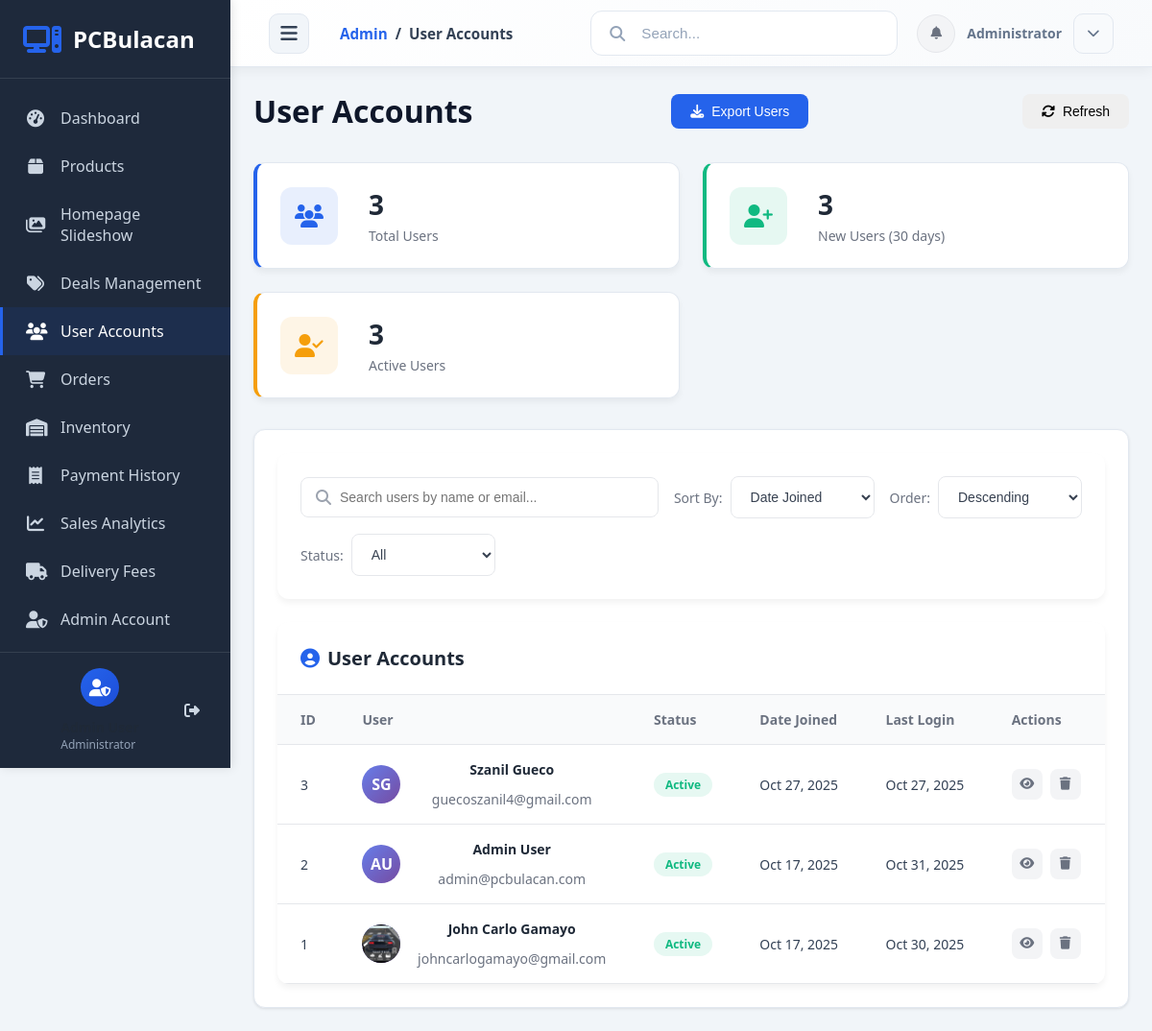
The page /dashboard/users/ (signed in) on the database as committed earlier.
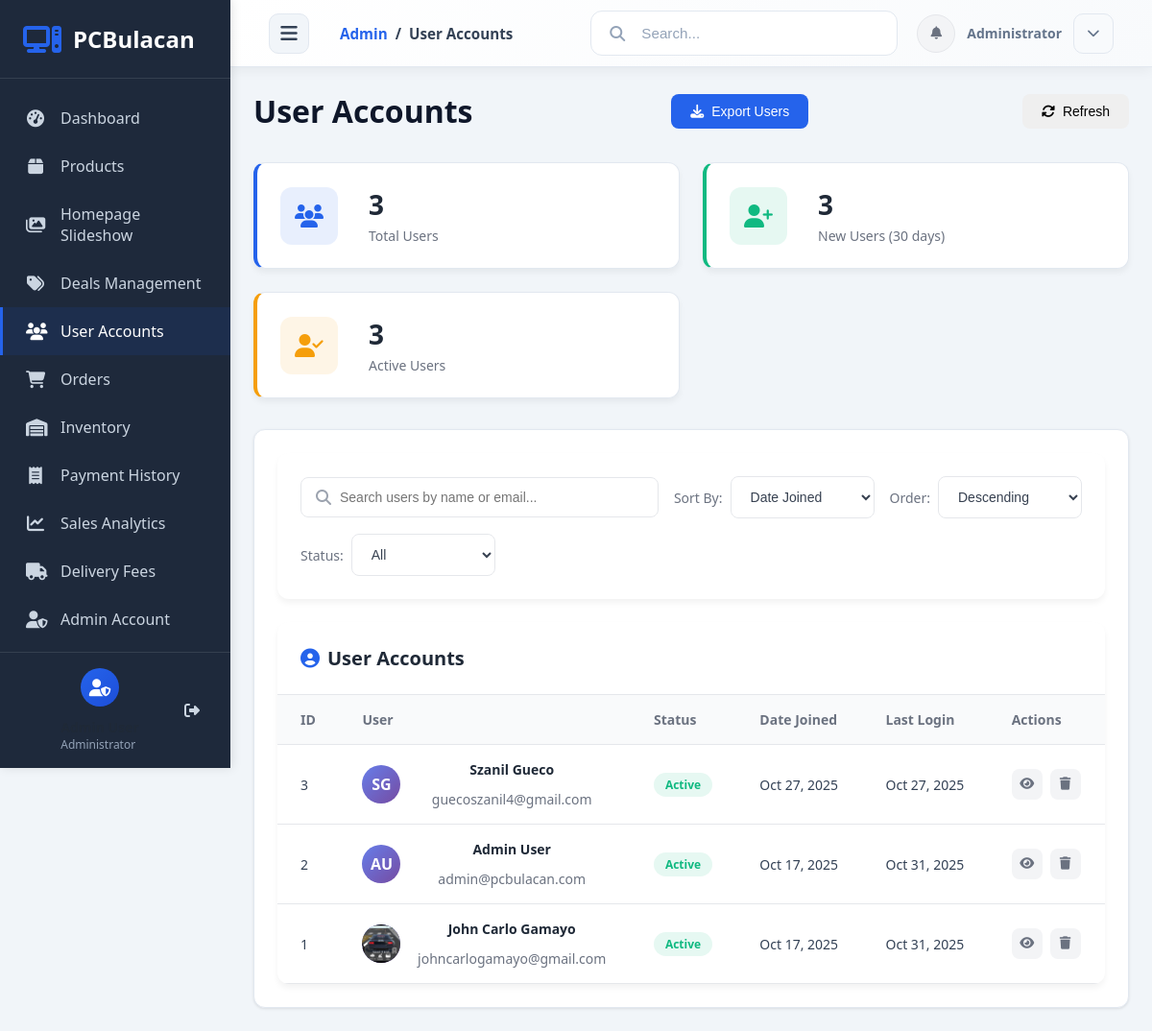
The same page on the database as committed later.
### accounts/models.py (models this page shows, shortened)
class User(AbstractUser):
    username = None
    email = models.EmailField(_('email address'), unique=True)
    phone = models.CharField(max_length=20, blank=True, null=True)
    address = models.TextField(blank=True, null=True)
    city = models.CharField(max_length=100, blank=True, null=True)
    state = models.CharField(max_length=100, blank=True, null=True)
    zip_code = models.CharField(max_length=10, blank=True, null=True)
    profile_picture = models.ImageField(upload_to='profile_pictures/', blank=True, null=True)
    USERNAME_FIELD = 'email'
    REQUIRED_FIELDS = ['first_name', 'last_name']
    objects = UserManager()
    class Meta:
        db_table = 'accounts_user'
        verbose_name = 'User'
        verbose_name_plural = 'Users'
        ordering = ['-date_joined']
    def get_full_name(self):
        full_name = f'{self.first_name} {self.last_name}'
        return full_name.strip()

### dashboard/views.py (the view)
# urls.py: path('users/', views.manage_users, name='manage_users'),
@staff_member_required
def manage_users(request):
    from datetime import datetime, timedelta
    from django.db.models import Count, Sum, Q
    users = User.objects.all().order_by('-date_joined')
    total_users = users.count()
    thirty_days_ago = datetime.now() - timedelta(days=30)
    new_users_30days = users.filter(date_joined__gte=thirty_days_ago).count()
    active_users = users.filter(is_active=True).count()
    context = {
        'users': users,
        'total_users': total_users,
        'new_users_30days': new_users_30days,
        'active_users': active_users,
    }
    return render(request, 'dashboard/manage_users.html', context)

### orders/context_processors.py (called while the page is built)
def cart_context(request):
    if request.user.is_authenticated:
        cart, created = Cart.objects.get_or_create(user=request.user)
        return {
            'cart': cart,
            'cart_count': cart.total_items
        }
    return {
        'cart': None,
        'cart_count': 0
    }

### orders/models.py (called while the page is built)
    @property
    def total_items(self):
        return sum(item.quantity for item in self.items.all())

### templates/dashboard/manage_users.html (shortened to what the changed rows need)
{% extends 'admin_base.html' %}
{% load static %}
{% block content %}
<div class="admin-content">
    <div class="dashboard-wrapper">
            <div class="dashboard-header-section">
                <h1 class="dashboard-title">User Accounts</h1>
            </div>
            <div class="dashboard-card">
                <div class="card-body">
                    <div class="users-table-container">
                        <div class="users-table-header">
                            <h2 class="users-table-title">
                                <i class="fas fa-user-circle"></i> User Accounts
                            </h2>
                        </div>
                        <div class="table-responsive">
                            {% if users %}
                            <table class="users-table">
                                <thead>
                                    <tr>
                                        <th>ID</th>
                                        <th>User</th>
                                        <th>Status</th>
                                        <th>Date Joined</th>
                                        <th>Last Login</th>
                                        <th>Actions</th>
                                    </tr>
                                </thead>
                                <tbody id="usersTableBody">
                                    {% for user in users %}
                                    <tr data-user-id="{{ user.id }}"
                                        data-name="{{ user.get_full_name|lower }}"
                                        data-email="{{ user.email|lower }}"
                                        data-status="{% if user.is_active %}active{% else %}inactive{% endif %}">
                                        <td>{{ user.id }}</td>
                                        <td>
                                            <div class="user-profile">
                                                <div class="profile-image">
                                                    {% if user.profile_picture %}
                                                        <img src="{{ user.profile_picture.url }}" alt="Profile Picture">
                                                    {% else %}
                                                        {{ user.first_name.0|upper }}{{ user.last_name.0|upper }}
                                                    {% endif %}
                                                </div>
                                                <div class="user-info">
                                                    <div class="user-name">{{ user.get_full_name }}</div>
                                                    <div class="user-email">{{ user.email }}</div>
                                                </div>
                                            </div>
                                        </td>
                                        <td>
                                            <span class="status-badge {% if user.is_active %}active{% else %}inactive{% endif %}">
                                                {% if user.is_active %}Active{% else %}Inactive{% endif %}
                                            </span>
                                        </td>
                                        <td>{{ user.date_joined|date:"M d, Y" }}</td>
                                        <td>{{ user.last_login|date:"M d, Y"|default:"Never" }}</td>
                                        <td>
                                            <div class="row-actions">
                                                <button class="btn-icon view" onclick="viewUser({{ user.id }})" title="View Details">
                                                    <i class="fas fa-eye"></i>
                                                </button>
                                                <button class="btn-icon delete" onclick="openDeleteModal({{ user.id }}, '{{ user.get_full_name }}', '{{ user.email }}')" title="Delete User">
                                                    <i class="fas fa-trash"></i>
                                                </button>
                                            </div>
                                        </td>
                                    </tr>
                                    {% endfor %}
                                </tbody>
                            </table>
                            {% endif %}
                        </div>
                    </div>
                </div>
            </div>
        </div>
    </div>
{% endblock %}

Rows that differ between the two databases and show on the page:
changed User "John Carlo Gamayo": last_login "Oct 30, 2025" → "Oct 31, 2025"
